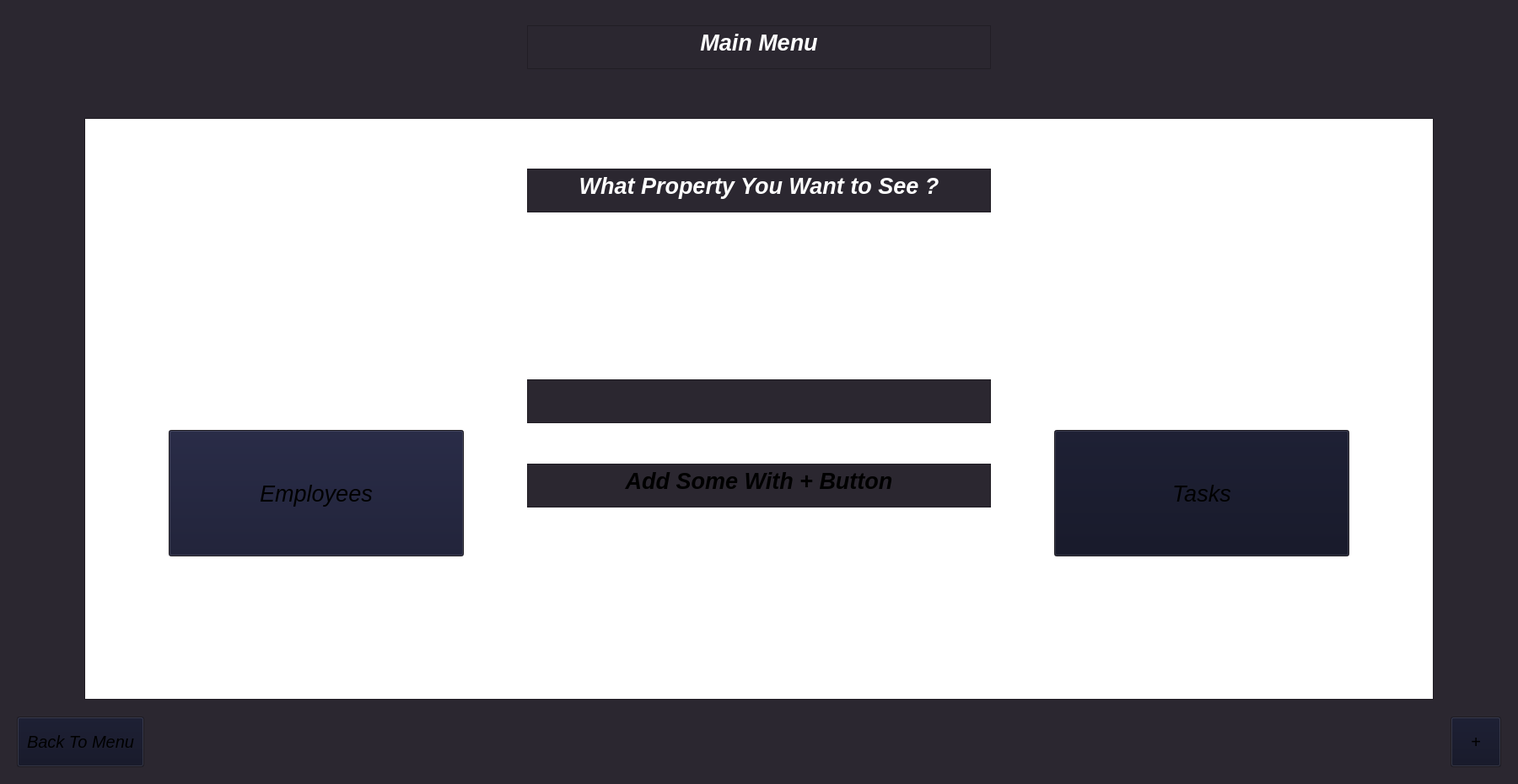
<?xml version="1.0" encoding="UTF-8"?>
<ui version="4.0">
 <class>MainWindow</class>
 <widget class="QMainWindow" name="MainWindow">
  <property name="enabled">
   <bool>true</bool>
  </property>
  <property name="geometry">
   <rect>
    <x>0</x>
    <y>0</y>
    <width>1800</width>
    <height>930</height>
   </rect>
  </property>
  <property name="minimumSize">
   <size>
    <width>1800</width>
    <height>930</height>
   </size>
  </property>
  <property name="maximumSize">
   <size>
    <width>1800</width>
    <height>930</height>
   </size>
  </property>
  <property name="palette">
   <palette>
    <active>
     <colorrole role="Button">
      <brush brushstyle="SolidPattern">
       <color alpha="255">
        <red>21</red>
        <green>23</green>
        <blue>48</blue>
       </color>
      </brush>
     </colorrole>
     <colorrole role="Base">
      <brush brushstyle="SolidPattern">
       <color alpha="255">
        <red>255</red>
        <green>255</green>
        <blue>255</blue>
       </color>
      </brush>
     </colorrole>
     <colorrole role="Window">
      <brush brushstyle="SolidPattern">
       <color alpha="255">
        <red>43</red>
        <green>39</green>
        <blue>48</blue>
       </color>
      </brush>
     </colorrole>
    </active>
    <inactive>
     <colorrole role="Button">
      <brush brushstyle="SolidPattern">
       <color alpha="255">
        <red>21</red>
        <green>23</green>
        <blue>48</blue>
       </color>
      </brush>
     </colorrole>
     <colorrole role="Base">
      <brush brushstyle="SolidPattern">
       <color alpha="255">
        <red>255</red>
        <green>255</green>
        <blue>255</blue>
       </color>
      </brush>
     </colorrole>
     <colorrole role="Window">
      <brush brushstyle="SolidPattern">
       <color alpha="255">
        <red>43</red>
        <green>39</green>
        <blue>48</blue>
       </color>
      </brush>
     </colorrole>
    </inactive>
    <disabled>
     <colorrole role="Button">
      <brush brushstyle="SolidPattern">
       <color alpha="255">
        <red>21</red>
        <green>23</green>
        <blue>48</blue>
       </color>
      </brush>
     </colorrole>
     <colorrole role="Base">
      <brush brushstyle="SolidPattern">
       <color alpha="255">
        <red>43</red>
        <green>39</green>
        <blue>48</blue>
       </color>
      </brush>
     </colorrole>
     <colorrole role="Window">
      <brush brushstyle="SolidPattern">
       <color alpha="255">
        <red>43</red>
        <green>39</green>
        <blue>48</blue>
       </color>
      </brush>
     </colorrole>
    </disabled>
   </palette>
  </property>
  <property name="font">
   <font>
    <family>Segoe UI</family>
    <italic>false</italic>
   </font>
  </property>
  <property name="windowTitle">
   <string>App Managment</string>
  </property>
  <widget class="QWidget" name="centralwidget">
   <widget class="QTextBrowser" name="MainText">
    <property name="geometry">
     <rect>
      <x>625</x>
      <y>30</y>
      <width>550</width>
      <height>52</height>
     </rect>
    </property>
    <property name="palette">
     <palette>
      <active>
       <colorrole role="Button">
        <brush brushstyle="SolidPattern">
         <color alpha="255">
          <red>43</red>
          <green>39</green>
          <blue>48</blue>
         </color>
        </brush>
       </colorrole>
       <colorrole role="Base">
        <brush brushstyle="SolidPattern">
         <color alpha="255">
          <red>43</red>
          <green>39</green>
          <blue>48</blue>
         </color>
        </brush>
       </colorrole>
      </active>
      <inactive>
       <colorrole role="Button">
        <brush brushstyle="SolidPattern">
         <color alpha="255">
          <red>43</red>
          <green>39</green>
          <blue>48</blue>
         </color>
        </brush>
       </colorrole>
       <colorrole role="Base">
        <brush brushstyle="SolidPattern">
         <color alpha="255">
          <red>43</red>
          <green>39</green>
          <blue>48</blue>
         </color>
        </brush>
       </colorrole>
      </inactive>
      <disabled>
       <colorrole role="Button">
        <brush brushstyle="SolidPattern">
         <color alpha="255">
          <red>43</red>
          <green>39</green>
          <blue>48</blue>
         </color>
        </brush>
       </colorrole>
       <colorrole role="Base">
        <brush brushstyle="SolidPattern">
         <color alpha="255">
          <red>43</red>
          <green>39</green>
          <blue>48</blue>
         </color>
        </brush>
       </colorrole>
      </disabled>
     </palette>
    </property>
    <property name="font">
     <font>
      <family>Segoe UI</family>
      <pointsize>20</pointsize>
      <weight>75</weight>
      <italic>true</italic>
      <bold>true</bold>
     </font>
    </property>
    <property name="verticalScrollBarPolicy">
     <enum>Qt::ScrollBarAlwaysOff</enum>
    </property>
    <property name="horizontalScrollBarPolicy">
     <enum>Qt::ScrollBarAlwaysOff</enum>
    </property>
    <property name="html">
     <string>&lt;!DOCTYPE HTML PUBLIC &quot;-//W3C//DTD HTML 4.0//EN&quot; &quot;http://www.w3.org/TR/REC-html40/strict.dtd&quot;&gt;
&lt;html&gt;&lt;head&gt;&lt;meta name=&quot;qrichtext&quot; content=&quot;1&quot; /&gt;&lt;style type=&quot;text/css&quot;&gt;
p, li { white-space: pre-wrap; }
&lt;/style&gt;&lt;/head&gt;&lt;body style=&quot; font-family:'Segoe UI'; font-size:20pt; font-weight:600; font-style:italic;&quot;&gt;
&lt;p align=&quot;center&quot; style=&quot; margin-top:0px; margin-bottom:0px; margin-left:0px; margin-right:0px; -qt-block-indent:0; text-indent:0px;&quot;&gt;&lt;span style=&quot; color:#ffffff;&quot;&gt;Main Menu&lt;/span&gt;&lt;/p&gt;&lt;/body&gt;&lt;/html&gt;</string>
    </property>
   </widget>
   <widget class="QPushButton" name="employeeButton">
    <property name="geometry">
     <rect>
      <x>200</x>
      <y>510</y>
      <width>350</width>
      <height>150</height>
     </rect>
    </property>
    <property name="palette">
     <palette>
      <active>
       <colorrole role="Light">
        <brush brushstyle="SolidPattern">
         <color alpha="255">
          <red>255</red>
          <green>255</green>
          <blue>255</blue>
         </color>
        </brush>
       </colorrole>
       <colorrole role="Base">
        <brush brushstyle="SolidPattern">
         <color alpha="255">
          <red>18</red>
          <green>17</green>
          <blue>21</blue>
         </color>
        </brush>
       </colorrole>
      </active>
      <inactive>
       <colorrole role="Light">
        <brush brushstyle="SolidPattern">
         <color alpha="255">
          <red>255</red>
          <green>255</green>
          <blue>255</blue>
         </color>
        </brush>
       </colorrole>
       <colorrole role="Base">
        <brush brushstyle="SolidPattern">
         <color alpha="255">
          <red>18</red>
          <green>17</green>
          <blue>21</blue>
         </color>
        </brush>
       </colorrole>
      </inactive>
      <disabled>
       <colorrole role="Light">
        <brush brushstyle="SolidPattern">
         <color alpha="255">
          <red>255</red>
          <green>255</green>
          <blue>255</blue>
         </color>
        </brush>
       </colorrole>
       <colorrole role="Base">
        <brush brushstyle="SolidPattern">
         <color alpha="255">
          <red>43</red>
          <green>39</green>
          <blue>48</blue>
         </color>
        </brush>
       </colorrole>
      </disabled>
     </palette>
    </property>
    <property name="font">
     <font>
      <pointsize>20</pointsize>
      <weight>50</weight>
      <italic>true</italic>
      <bold>false</bold>
     </font>
    </property>
    <property name="text">
     <string>Employees</string>
    </property>
   </widget>
   <widget class="QPushButton" name="taskButton">
    <property name="geometry">
     <rect>
      <x>1250</x>
      <y>510</y>
      <width>350</width>
      <height>150</height>
     </rect>
    </property>
    <property name="palette">
     <palette>
      <active>
       <colorrole role="Button">
        <brush brushstyle="SolidPattern">
         <color alpha="255">
          <red>15</red>
          <green>17</green>
          <blue>35</blue>
         </color>
        </brush>
       </colorrole>
      </active>
      <inactive>
       <colorrole role="Button">
        <brush brushstyle="SolidPattern">
         <color alpha="255">
          <red>15</red>
          <green>17</green>
          <blue>35</blue>
         </color>
        </brush>
       </colorrole>
      </inactive>
      <disabled>
       <colorrole role="Button">
        <brush brushstyle="SolidPattern">
         <color alpha="255">
          <red>15</red>
          <green>17</green>
          <blue>35</blue>
         </color>
        </brush>
       </colorrole>
      </disabled>
     </palette>
    </property>
    <property name="font">
     <font>
      <pointsize>20</pointsize>
      <weight>50</weight>
      <italic>true</italic>
      <bold>false</bold>
     </font>
    </property>
    <property name="text">
     <string>Tasks</string>
    </property>
   </widget>
   <widget class="QPushButton" name="backButton">
    <property name="geometry">
     <rect>
      <x>20</x>
      <y>850</y>
      <width>151</width>
      <height>60</height>
     </rect>
    </property>
    <property name="palette">
     <palette>
      <active>
       <colorrole role="Button">
        <brush brushstyle="SolidPattern">
         <color alpha="255">
          <red>15</red>
          <green>17</green>
          <blue>35</blue>
         </color>
        </brush>
       </colorrole>
      </active>
      <inactive>
       <colorrole role="Button">
        <brush brushstyle="SolidPattern">
         <color alpha="255">
          <red>15</red>
          <green>17</green>
          <blue>35</blue>
         </color>
        </brush>
       </colorrole>
      </inactive>
      <disabled>
       <colorrole role="Button">
        <brush brushstyle="SolidPattern">
         <color alpha="255">
          <red>15</red>
          <green>17</green>
          <blue>35</blue>
         </color>
        </brush>
       </colorrole>
      </disabled>
     </palette>
    </property>
    <property name="font">
     <font>
      <pointsize>15</pointsize>
      <weight>50</weight>
      <italic>true</italic>
      <bold>false</bold>
     </font>
    </property>
    <property name="text">
     <string>Back To Menu</string>
    </property>
   </widget>
   <widget class="QPushButton" name="addbutton">
    <property name="geometry">
     <rect>
      <x>1720</x>
      <y>850</y>
      <width>60</width>
      <height>60</height>
     </rect>
    </property>
    <property name="palette">
     <palette>
      <active>
       <colorrole role="Button">
        <brush brushstyle="SolidPattern">
         <color alpha="255">
          <red>15</red>
          <green>17</green>
          <blue>35</blue>
         </color>
        </brush>
       </colorrole>
      </active>
      <inactive>
       <colorrole role="Button">
        <brush brushstyle="SolidPattern">
         <color alpha="255">
          <red>15</red>
          <green>17</green>
          <blue>35</blue>
         </color>
        </brush>
       </colorrole>
      </inactive>
      <disabled>
       <colorrole role="Button">
        <brush brushstyle="SolidPattern">
         <color alpha="255">
          <red>15</red>
          <green>17</green>
          <blue>35</blue>
         </color>
        </brush>
       </colorrole>
      </disabled>
     </palette>
    </property>
    <property name="font">
     <font>
      <pointsize>15</pointsize>
      <weight>50</weight>
      <italic>true</italic>
      <bold>false</bold>
     </font>
    </property>
    <property name="text">
     <string>+</string>
    </property>
   </widget>
   <widget class="QTableWidget" name="tableWidget">
    <property name="geometry">
     <rect>
      <x>100</x>
      <y>140</y>
      <width>1600</width>
      <height>690</height>
     </rect>
    </property>
   </widget>
   <widget class="QTextBrowser" name="emptyText">
    <property name="geometry">
     <rect>
      <x>625</x>
      <y>450</y>
      <width>550</width>
      <height>52</height>
     </rect>
    </property>
    <property name="palette">
     <palette>
      <active>
       <colorrole role="Button">
        <brush brushstyle="SolidPattern">
         <color alpha="255">
          <red>43</red>
          <green>39</green>
          <blue>48</blue>
         </color>
        </brush>
       </colorrole>
       <colorrole role="Base">
        <brush brushstyle="SolidPattern">
         <color alpha="255">
          <red>43</red>
          <green>39</green>
          <blue>48</blue>
         </color>
        </brush>
       </colorrole>
      </active>
      <inactive>
       <colorrole role="Button">
        <brush brushstyle="SolidPattern">
         <color alpha="255">
          <red>43</red>
          <green>39</green>
          <blue>48</blue>
         </color>
        </brush>
       </colorrole>
       <colorrole role="Base">
        <brush brushstyle="SolidPattern">
         <color alpha="255">
          <red>43</red>
          <green>39</green>
          <blue>48</blue>
         </color>
        </brush>
       </colorrole>
      </inactive>
      <disabled>
       <colorrole role="Button">
        <brush brushstyle="SolidPattern">
         <color alpha="255">
          <red>43</red>
          <green>39</green>
          <blue>48</blue>
         </color>
        </brush>
       </colorrole>
       <colorrole role="Base">
        <brush brushstyle="SolidPattern">
         <color alpha="255">
          <red>43</red>
          <green>39</green>
          <blue>48</blue>
         </color>
        </brush>
       </colorrole>
      </disabled>
     </palette>
    </property>
    <property name="font">
     <font>
      <family>Segoe UI</family>
      <pointsize>20</pointsize>
      <weight>75</weight>
      <italic>true</italic>
      <bold>true</bold>
     </font>
    </property>
    <property name="verticalScrollBarPolicy">
     <enum>Qt::ScrollBarAlwaysOff</enum>
    </property>
    <property name="horizontalScrollBarPolicy">
     <enum>Qt::ScrollBarAlwaysOff</enum>
    </property>
    <property name="html">
     <string>&lt;!DOCTYPE HTML PUBLIC &quot;-//W3C//DTD HTML 4.0//EN&quot; &quot;http://www.w3.org/TR/REC-html40/strict.dtd&quot;&gt;
&lt;html&gt;&lt;head&gt;&lt;meta name=&quot;qrichtext&quot; content=&quot;1&quot; /&gt;&lt;style type=&quot;text/css&quot;&gt;
p, li { white-space: pre-wrap; }
&lt;/style&gt;&lt;/head&gt;&lt;body style=&quot; font-family:'Segoe UI'; font-size:20pt; font-weight:600; font-style:italic;&quot;&gt;
&lt;p align=&quot;center&quot; style=&quot;-qt-paragraph-type:empty; margin-top:0px; margin-bottom:0px; margin-left:0px; margin-right:0px; -qt-block-indent:0; text-indent:0px;&quot;&gt;&lt;br /&gt;&lt;/p&gt;&lt;/body&gt;&lt;/html&gt;</string>
    </property>
   </widget>
   <widget class="QTextBrowser" name="emptyText2">
    <property name="geometry">
     <rect>
      <x>625</x>
      <y>550</y>
      <width>550</width>
      <height>52</height>
     </rect>
    </property>
    <property name="palette">
     <palette>
      <active>
       <colorrole role="Button">
        <brush brushstyle="SolidPattern">
         <color alpha="255">
          <red>43</red>
          <green>39</green>
          <blue>48</blue>
         </color>
        </brush>
       </colorrole>
       <colorrole role="Base">
        <brush brushstyle="SolidPattern">
         <color alpha="255">
          <red>43</red>
          <green>39</green>
          <blue>48</blue>
         </color>
        </brush>
       </colorrole>
      </active>
      <inactive>
       <colorrole role="Button">
        <brush brushstyle="SolidPattern">
         <color alpha="255">
          <red>43</red>
          <green>39</green>
          <blue>48</blue>
         </color>
        </brush>
       </colorrole>
       <colorrole role="Base">
        <brush brushstyle="SolidPattern">
         <color alpha="255">
          <red>43</red>
          <green>39</green>
          <blue>48</blue>
         </color>
        </brush>
       </colorrole>
      </inactive>
      <disabled>
       <colorrole role="Button">
        <brush brushstyle="SolidPattern">
         <color alpha="255">
          <red>43</red>
          <green>39</green>
          <blue>48</blue>
         </color>
        </brush>
       </colorrole>
       <colorrole role="Base">
        <brush brushstyle="SolidPattern">
         <color alpha="255">
          <red>43</red>
          <green>39</green>
          <blue>48</blue>
         </color>
        </brush>
       </colorrole>
      </disabled>
     </palette>
    </property>
    <property name="font">
     <font>
      <family>Segoe UI</family>
      <pointsize>20</pointsize>
      <weight>75</weight>
      <italic>true</italic>
      <bold>true</bold>
     </font>
    </property>
    <property name="verticalScrollBarPolicy">
     <enum>Qt::ScrollBarAlwaysOff</enum>
    </property>
    <property name="horizontalScrollBarPolicy">
     <enum>Qt::ScrollBarAlwaysOff</enum>
    </property>
    <property name="html">
     <string>&lt;!DOCTYPE HTML PUBLIC &quot;-//W3C//DTD HTML 4.0//EN&quot; &quot;http://www.w3.org/TR/REC-html40/strict.dtd&quot;&gt;
&lt;html&gt;&lt;head&gt;&lt;meta name=&quot;qrichtext&quot; content=&quot;1&quot; /&gt;&lt;style type=&quot;text/css&quot;&gt;
p, li { white-space: pre-wrap; }
&lt;/style&gt;&lt;/head&gt;&lt;body style=&quot; font-family:'Segoe UI'; font-size:20pt; font-weight:600; font-style:italic;&quot;&gt;
&lt;p align=&quot;center&quot; style=&quot; margin-top:0px; margin-bottom:0px; margin-left:0px; margin-right:0px; -qt-block-indent:0; text-indent:0px;&quot;&gt;Add Some With + Button&lt;/p&gt;&lt;/body&gt;&lt;/html&gt;</string>
    </property>
   </widget>
   <widget class="QTextBrowser" name="MainText2">
    <property name="geometry">
     <rect>
      <x>625</x>
      <y>200</y>
      <width>550</width>
      <height>52</height>
     </rect>
    </property>
    <property name="palette">
     <palette>
      <active>
       <colorrole role="Button">
        <brush brushstyle="SolidPattern">
         <color alpha="255">
          <red>43</red>
          <green>39</green>
          <blue>48</blue>
         </color>
        </brush>
       </colorrole>
       <colorrole role="Base">
        <brush brushstyle="SolidPattern">
         <color alpha="255">
          <red>43</red>
          <green>39</green>
          <blue>48</blue>
         </color>
        </brush>
       </colorrole>
      </active>
      <inactive>
       <colorrole role="Button">
        <brush brushstyle="SolidPattern">
         <color alpha="255">
          <red>43</red>
          <green>39</green>
          <blue>48</blue>
         </color>
        </brush>
       </colorrole>
       <colorrole role="Base">
        <brush brushstyle="SolidPattern">
         <color alpha="255">
          <red>43</red>
          <green>39</green>
          <blue>48</blue>
         </color>
        </brush>
       </colorrole>
      </inactive>
      <disabled>
       <colorrole role="Button">
        <brush brushstyle="SolidPattern">
         <color alpha="255">
          <red>43</red>
          <green>39</green>
          <blue>48</blue>
         </color>
        </brush>
       </colorrole>
       <colorrole role="Base">
        <brush brushstyle="SolidPattern">
         <color alpha="255">
          <red>43</red>
          <green>39</green>
          <blue>48</blue>
         </color>
        </brush>
       </colorrole>
      </disabled>
     </palette>
    </property>
    <property name="font">
     <font>
      <family>Segoe UI</family>
      <pointsize>20</pointsize>
      <weight>75</weight>
      <italic>true</italic>
      <bold>true</bold>
     </font>
    </property>
    <property name="verticalScrollBarPolicy">
     <enum>Qt::ScrollBarAlwaysOff</enum>
    </property>
    <property name="horizontalScrollBarPolicy">
     <enum>Qt::ScrollBarAlwaysOff</enum>
    </property>
    <property name="html">
     <string>&lt;!DOCTYPE HTML PUBLIC &quot;-//W3C//DTD HTML 4.0//EN&quot; &quot;http://www.w3.org/TR/REC-html40/strict.dtd&quot;&gt;
&lt;html&gt;&lt;head&gt;&lt;meta name=&quot;qrichtext&quot; content=&quot;1&quot; /&gt;&lt;style type=&quot;text/css&quot;&gt;
p, li { white-space: pre-wrap; }
&lt;/style&gt;&lt;/head&gt;&lt;body style=&quot; font-family:'Segoe UI'; font-size:20pt; font-weight:600; font-style:italic;&quot;&gt;
&lt;p align=&quot;center&quot; style=&quot; margin-top:0px; margin-bottom:0px; margin-left:0px; margin-right:0px; -qt-block-indent:0; text-indent:0px;&quot;&gt;&lt;span style=&quot; color:#ffffff;&quot;&gt;What Property You Want to See ?&lt;/span&gt;&lt;/p&gt;&lt;/body&gt;&lt;/html&gt;</string>
    </property>
   </widget>
   <zorder>tableWidget</zorder>
   <zorder>MainText</zorder>
   <zorder>employeeButton</zorder>
   <zorder>taskButton</zorder>
   <zorder>backButton</zorder>
   <zorder>addbutton</zorder>
   <zorder>emptyText</zorder>
   <zorder>emptyText2</zorder>
   <zorder>MainText2</zorder>
  </widget>
 </widget>
 <resources/>
 <connections/>
</ui>
